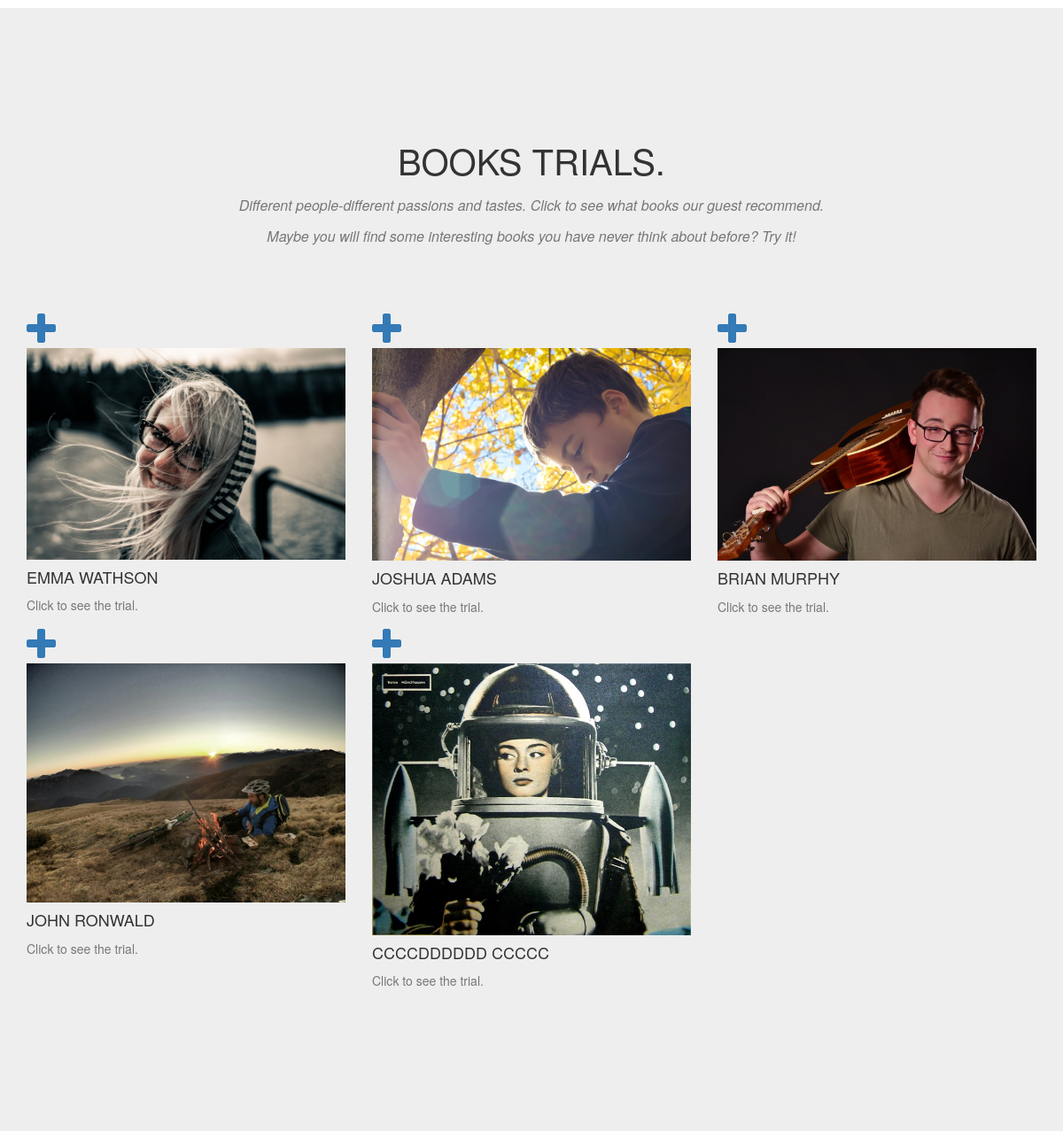
Before: / (middle part) with the older database file.
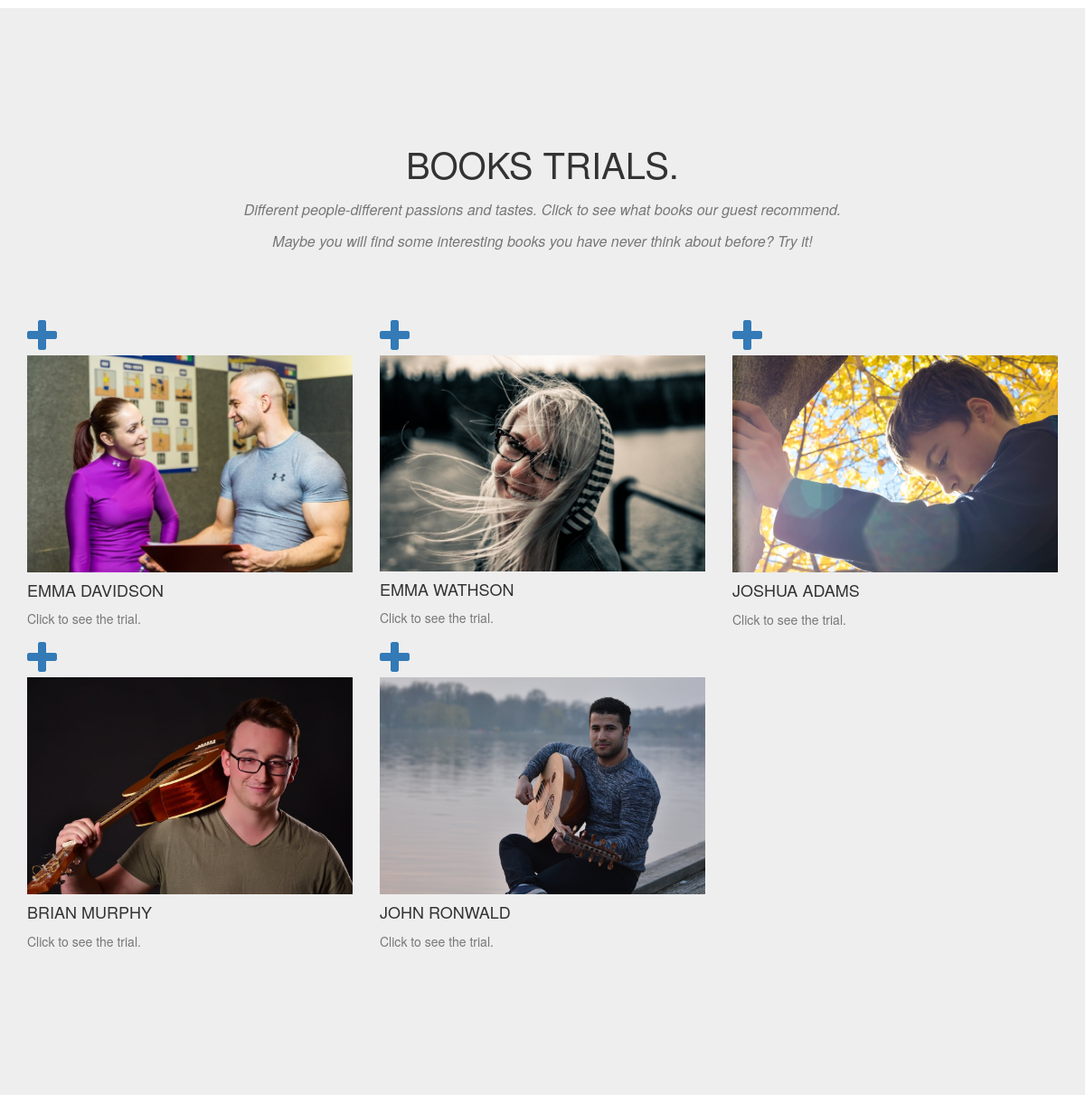
After: the same page with the newer database file.
### tables this page shows
CREATE TABLE books
                  (id INTEGER PRIMARY KEY, p_name text, p_surname text, p_desc text, p_img text, path_status text, path_desc text, b1_title text, b1_author text, b1_img text, b1_desc text, b2_title text, b2_author text, b2_img text, b2_desc text, b3_title text, b3_author text, b3_img text, b3_desc text, b4_title text, b4_author text, b4_img text, b4_desc text, b5_title text, b5_author text, b5_img text, b5_desc text, ip text);

### run_app.py (the view, shortened to what this page needs)
@app.route('/', methods=('GET', 'POST'))
def root():
    msg = None
    connection = sqlite3.connect("books.db")
    connection.row_factory = sqlite3.Row
    paths6 = connection.cursor().execute("SELECT * FROM books WHERE path_status = 2 ORDER BY id DESC LIMIT 6").fetchall()
    connection.close()
    connection = sqlite3.connect("books.db")
    connection.row_factory = sqlite3.Row
    new = connection.cursor().execute("SELECT * FROM new ORDER BY id DESC LIMIT 3").fetchall()
    connection.close()
    return render_template("index.html", paths6 = paths6, msg=msg, new=new)

### templates/index.html (shortened to what this page needs)
{%extends "base.html"%}
{%block content%}
    <section id="new">
    </section>
    <section id="paths" class="bg-light-gray">
        <div class="container">
            <div class="row">
                <div class="col-lg-12 text-center">
                    <h2 class="section-heading">Books trials.</h2>
                    <h3 class="section-subheading text-muted">Different people-different passions and tastes. Click to see what books our guest recommend.<br><br>
					Maybe you will find some interesting books you have never think about before? Try it!</h3>
                </div>
            </div>
            <div class="row">
			{% for row in paths6 %}
                <div class="col-md-4 col-sm-6 portfolio-item">
                    <a href="/view/{{ row['id'] }}" class="portfolio-link" data-toggle="modal">
                        <div class="portfolio-hover">
                            <div class="portfolio-hover-content">
                                <i class="fa fa-plus fa-3x"></i>
                            </div>
                        </div>
                        <img src="http://localhost:5000/static/uploads/{{ row['p_img'] }}" class="img-responsive" alt="">
                    </a>
                    <div class="portfolio-caption">
                        <h4>{{ row['p_name'] }} {{ row['p_surname'] }}</h4>
                        <p class="text-muted">Click to see the trial.</p>
                    </div>
                </div>
				{%  endfor %}
            </div>
        </div>
    </section>
{%endblock%}

Changed rows visible on the page:
removed books: p_img (picture), p_name "CCCCDDDDDD", p_surname "CCCCC"
added books: p_img (picture), p_name "EMMA", p_surname "DAVIDSON"
changed books "JOHN": p_img: a different picture
